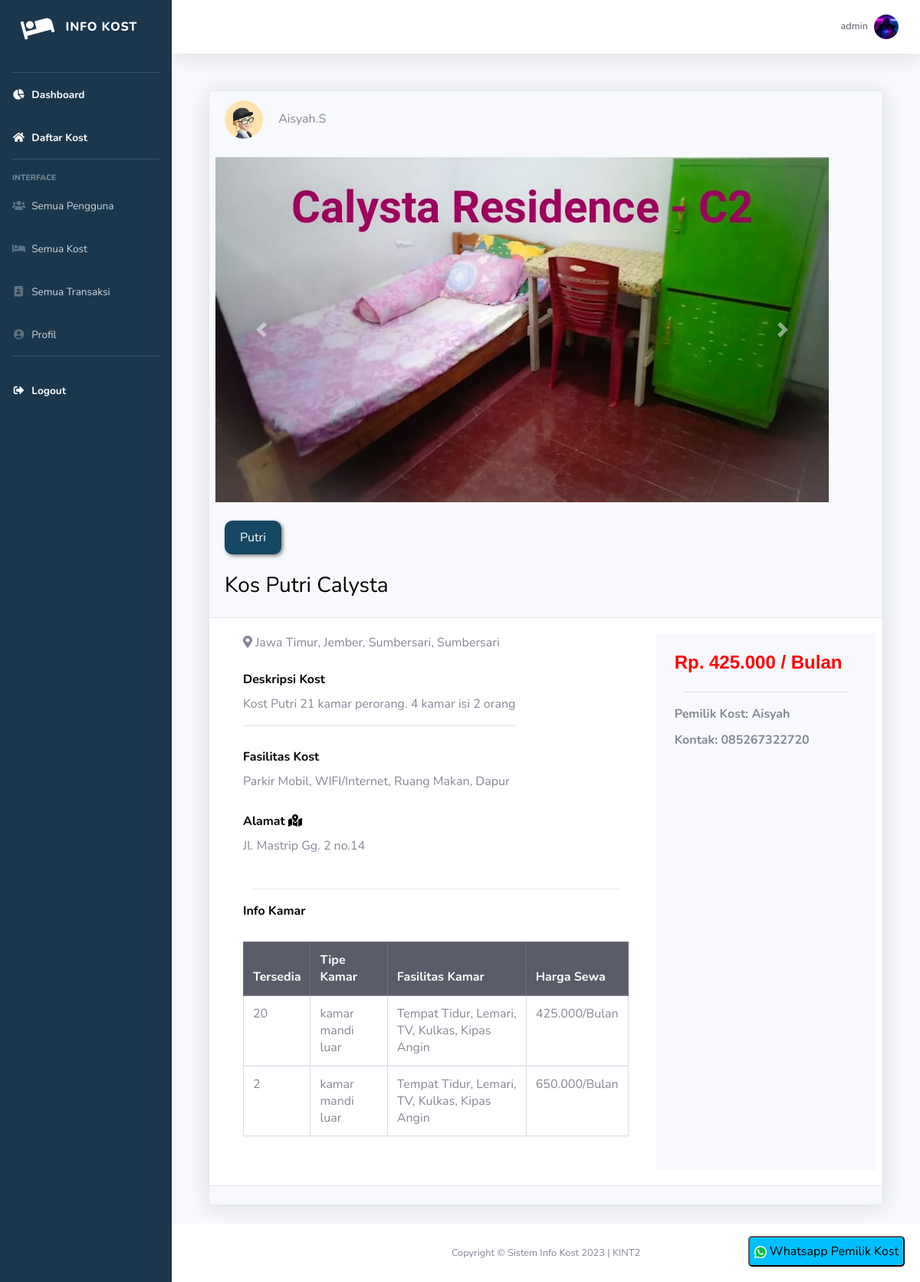
The app's page /kost/tampilan-kost.php?id_kost=16 (signed in), older data.
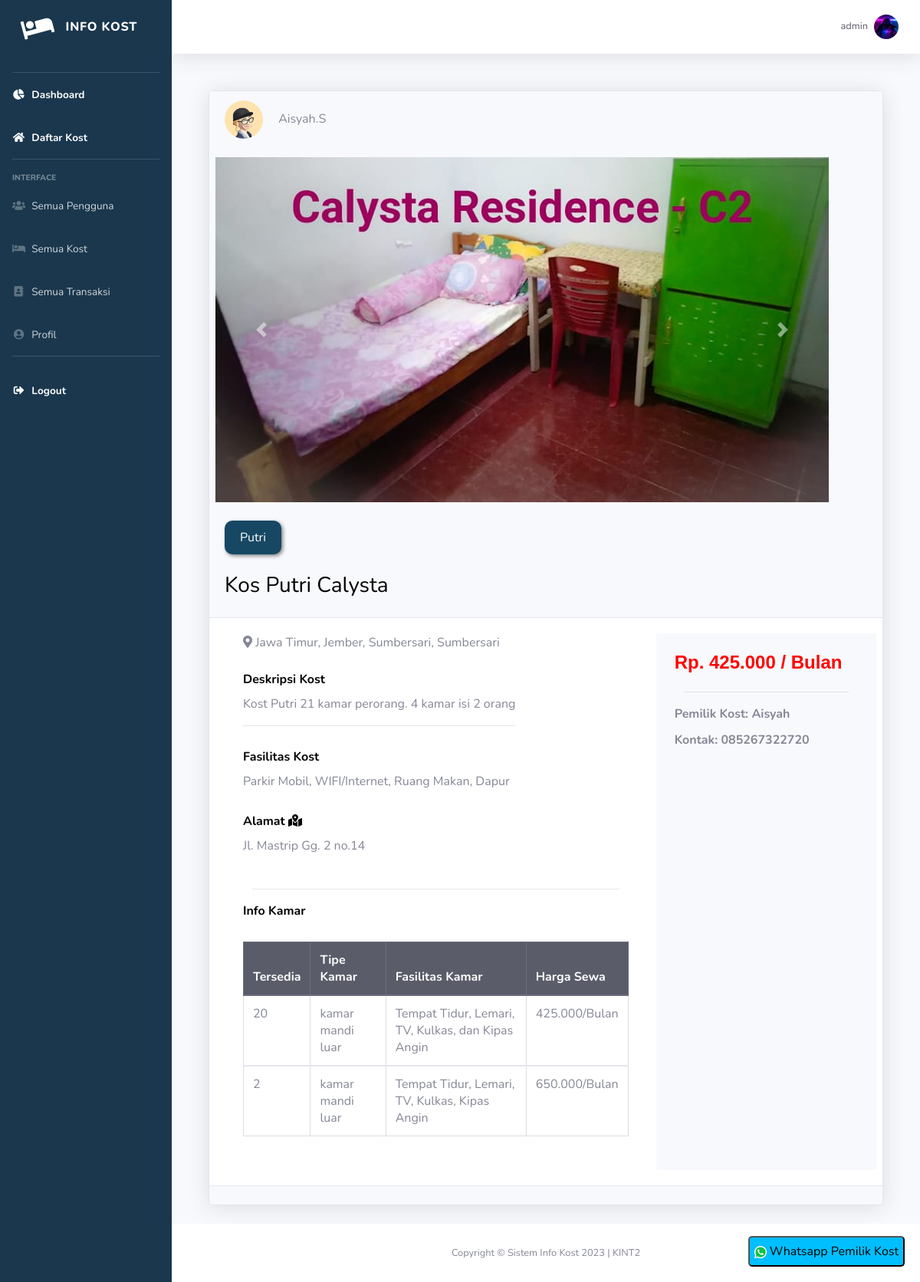
The same page, newer data.
### tables this page shows
CREATE TABLE `kamar` (
  `id_kamar` int(11) NOT NULL,
  `id_kost` int(11) NOT NULL,
  `jumlah_kamar` int(11) NOT NULL,
  `panjang_kamar` int(11) NOT NULL,
  `lebar_kamar` int(11) NOT NULL,
  `tipe_kamar` varchar(255) NOT NULL,
  `biaya_fasilitas` int(11) NOT NULL,
  `fasilitas_kamar` varchar(255) NOT NULL
);

CREATE TABLE `kost` (
  `id_kost` int(11) NOT NULL,
  `nama_kost` varchar(255) NOT NULL,
  `tipe_kost` varchar(255) NOT NULL,
  `jenis_kost` varchar(255) NOT NULL,
  `jumlah_kamar` int(11) NOT NULL,
  `tanggal_tagih` date NOT NULL,
  `nama_pemilik` text NOT NULL,
  `nama_bank` text NOT NULL,
  `no_rekening` int(11) NOT NULL,
  `foto_bangunan_utama` varchar(255) NOT NULL,
  `foto_kamar` varchar(255) NOT NULL,
  `foto_kamar_mandi` varchar(255) NOT NULL,
  `foto_interior` varchar(255) NOT NULL,
  `provinsi` varchar(25) NOT NULL,
  `kota` varchar(25) NOT NULL,
  `kecamatan` varchar(25) NOT NULL,
  `kelurahan` varchar(25) NOT NULL,
  `alamat` varchar(255) NOT NULL,
  `harga_sewa` int(11) NOT NULL,
  `kontak` varchar(255) NOT NULL,
  `deskripsi` text NOT NULL,
  `id_pemilik` int(11) NOT NULL,
  `fasilitas_kost` text NOT NULL
);

### kost/tampilan-kost.php (the view, shortened to what the changed rows need)
<?php
include('includes/header.php');
?>
<?php
$id_kost = $_GET['id_kost'];
$query = "SELECT * FROM kost JOIN user ON kost.id_pemilik=user.id WHERE id_kost=$id_kost";
$data = mysqli_query($koneksi, $query);
$d = mysqli_fetch_array($data);
$idkost = $d['id_kost'];
$queryx = "SELECT * FROM kamar WHERE id_kost=$idkost";
$kamar = mysqli_query($koneksi, $queryx);
function fas($fas, $tipe_kost)
{
  if ($tipe_kost == "Bulan") {
    return $fas;
  } else if ($tipe_kost == "Tahun") {
    return $fas * 12;
  }
}
?>
<div class="container">
  <div class="container-fluid">
    <div class="card shadow mb-4">
      <div class="card-body">
        <div class="row">
          <div class="col-md-8">
            <div class="container-fluid">
              <br>
              <div class="row">
                <div class="container">
                  <?php
                  $cek = mysqli_num_rows($kamar);
                  if ($cek > 0) {
                  ?>
                    <div class="row">
                      <table class="table table-bordered">
                        <thead class=" thead-dark">
                          <tr>
                            <th>Tersedia</th>
                            <th>Tipe Kamar</th>
                            <th>Fasilitas Kamar</th>
                            <th>Harga Sewa</th>
                          </tr>
                        </thead>
                        <?php
                        while ($l = mysqli_fetch_array($kamar)) {
                        ?>
                          <tbody>
                            <tr>
                              <td><?php if ($l['jumlah_kamar'] > 0) {
                                    echo $l['jumlah_kamar'];
                                  } else {
                                    echo "Penuh";
                                  }
                                  ?></td>
                              <td><?php echo $l['tipe_kamar'] ?></td>
                              <td><?php echo $l['fasilitas_kamar'] ?></td>
                              <td><?php echo number_format(fas($l['biaya_fasilitas'], $d['tipe_kost']) + $d['harga_sewa'], 0, ',', '.') . "/" . $d['tipe_kost'] ?></td>
                            </tr>
                          </tbody>
                        <?php }
                        ?>
                      </table>
                    </div>
                  <?php } ?>
                  <br>
                </div>
              </div>
            </div>
          </div>
        </div>
      </div>
    </div>
  </div>
</div>
<?php
include('includes/footer.php');
?>

Row changes from the older to the newer data that the page shows:
changed kamar: fasilitas_kamar "Tempat Tidur, Lemari, TV, Kulkas, Kipas Angin" → "Tempat Tidur, Lemari, TV, Kulkas, dan Kipas Angin"
